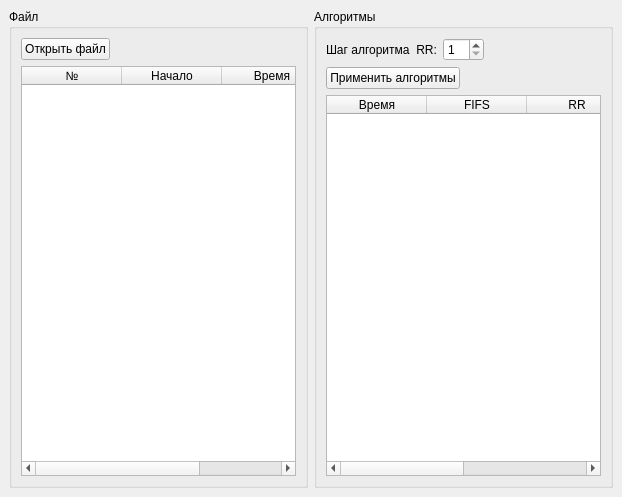
<?xml version="1.0" encoding="UTF-8"?>
<ui version="4.0">
 <class>MainWindow</class>
 <widget class="QMainWindow" name="MainWindow">
  <property name="geometry">
   <rect>
    <x>0</x>
    <y>0</y>
    <width>622</width>
    <height>497</height>
   </rect>
  </property>
  <property name="windowTitle">
   <string>MainWindow</string>
  </property>
  <widget class="QWidget" name="centralwidget">
   <layout class="QHBoxLayout" name="horizontalLayout">
    <item>
     <widget class="QGroupBox" name="fileBox">
      <property name="maximumSize">
       <size>
        <width>300</width>
        <height>16777215</height>
       </size>
      </property>
      <property name="title">
       <string>Файл</string>
      </property>
      <layout class="QVBoxLayout" name="verticalLayout">
       <item>
        <layout class="QHBoxLayout" name="horizontalLayout_2">
         <item>
          <widget class="QPushButton" name="openFile">
           <property name="text">
            <string>Открыть файл</string>
           </property>
          </widget>
         </item>
         <item>
          <spacer name="horizontalSpacer">
           <property name="orientation">
            <enum>Qt::Horizontal</enum>
           </property>
           <property name="sizeHint" stdset="0">
            <size>
             <width>40</width>
             <height>20</height>
            </size>
           </property>
          </spacer>
         </item>
        </layout>
       </item>
       <item>
        <widget class="QTableWidget" name="processesTable">
         <column>
          <property name="text">
           <string>№</string>
          </property>
          <property name="font">
           <font>
            <weight>50</weight>
            <bold>false</bold>
           </font>
          </property>
         </column>
         <column>
          <property name="text">
           <string>Начало</string>
          </property>
         </column>
         <column>
          <property name="text">
           <string>Время</string>
          </property>
         </column>
        </widget>
       </item>
      </layout>
     </widget>
    </item>
    <item>
     <widget class="QGroupBox" name="resultBox">
      <property name="title">
       <string>Алгоритмы</string>
      </property>
      <layout class="QVBoxLayout" name="verticalLayout_2">
       <item>
        <layout class="QHBoxLayout" name="horizontalLayout_4">
         <item>
          <widget class="QLabel" name="stepLabel">
           <property name="text">
            <string>Шаг алгоритма  RR:</string>
           </property>
          </widget>
         </item>
         <item>
          <widget class="QSpinBox" name="rrStep">
           <property name="minimum">
            <number>1</number>
           </property>
           <property name="maximum">
            <number>10</number>
           </property>
          </widget>
         </item>
         <item>
          <spacer name="horizontalSpacer_3">
           <property name="orientation">
            <enum>Qt::Horizontal</enum>
           </property>
           <property name="sizeHint" stdset="0">
            <size>
             <width>40</width>
             <height>20</height>
            </size>
           </property>
          </spacer>
         </item>
        </layout>
       </item>
       <item>
        <layout class="QHBoxLayout" name="horizontalLayout_3">
         <item>
          <widget class="QPushButton" name="applyAlgorithms">
           <property name="text">
            <string>Применить алгоритмы</string>
           </property>
          </widget>
         </item>
         <item>
          <spacer name="horizontalSpacer_2">
           <property name="orientation">
            <enum>Qt::Horizontal</enum>
           </property>
           <property name="sizeHint" stdset="0">
            <size>
             <width>40</width>
             <height>20</height>
            </size>
           </property>
          </spacer>
         </item>
        </layout>
       </item>
       <item>
        <widget class="QTableWidget" name="resultsTable">
         <column>
          <property name="text">
           <string>Время</string>
          </property>
          <property name="font">
           <font>
            <weight>50</weight>
            <bold>false</bold>
           </font>
          </property>
         </column>
         <column>
          <property name="text">
           <string>FIFS</string>
          </property>
         </column>
         <column>
          <property name="text">
           <string>RR</string>
          </property>
         </column>
         <column>
          <property name="text">
           <string>SJF</string>
          </property>
         </column>
        </widget>
       </item>
      </layout>
     </widget>
    </item>
   </layout>
  </widget>
  <widget class="QMenuBar" name="menubar">
   <property name="geometry">
    <rect>
     <x>0</x>
     <y>0</y>
     <width>622</width>
     <height>22</height>
    </rect>
   </property>
  </widget>
 </widget>
 <resources/>
 <connections/>
</ui>
